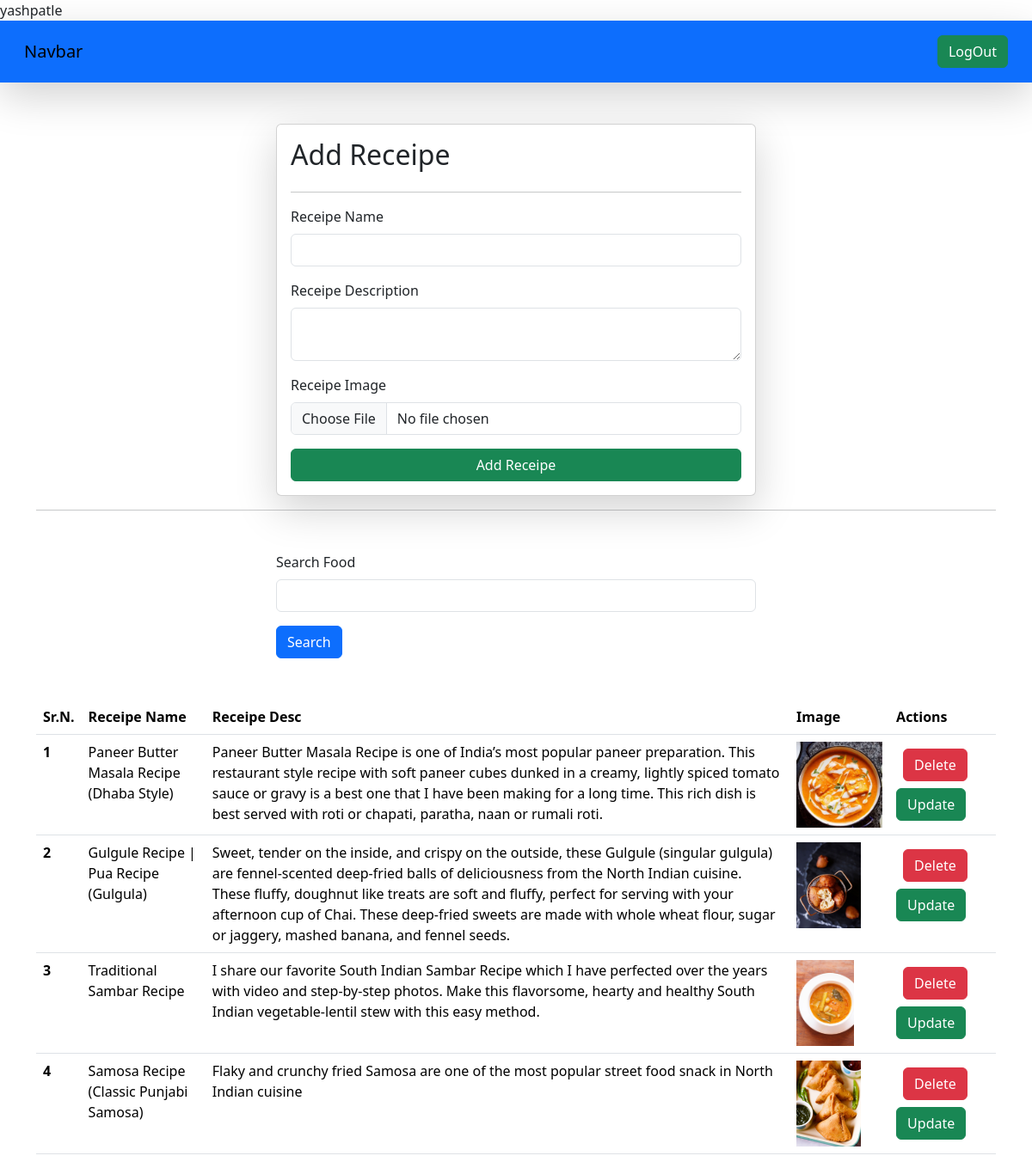
/receipes/ (signed in), run on the app's committed database.
### vege/models.py (models this page shows)
class Receipe(models.Model):
    user=models.ForeignKey(User, on_delete=models.SET_NULL, null=True , blank=True)
    receipe_name=models.CharField(max_length=100)
    receipe_description=models.TextField()
    receipe_image=models.ImageField(upload_to='receipe')

### vege/views.py (the view, shortened to what this page needs)
# urls.py: path('receipes/', receipes,name='receipes'),
@login_required(login_url='/login/')
def receipes(request):
    queryset =Receipe.objects.all()
    if request.GET.get('search'):
        queryset=queryset.filter(receipe_name__icontains=request.GET.get('search'))
    context={'receipes': queryset}
    return render(request,'receipes.html',context)

### vege/templates/receipes.html (shortened to what this page needs)
<!DOCTYPE html>
<html lang="en">
<head>
    <link href="https://cdn.jsdelivr.net/npm/bootstrap@5.3.2/dist/css/bootstrap.min.css" rel="stylesheet">
</head>
<body>
  {{ request.user }}
  <nav class="navbar p-3 dark  bg-primary shadow-lg">
    <div class="container-fluid">
      <a class="navbar-brand">Navbar</a>
      <form class="d-flex" role="search">
        {% if request.user.is_authenticated %}
        <a href="/logout/" class="btn btn-success" type="submit">LogOut</a>
       {% else %}
       <a href="/login/" class="btn btn-success" type="submit">login</a>
       {% endif %}
    </form>
    </div>
  </nav>
    <div class="container mt-5">
      <form class="col-6 mx-auto card p-3 shadow-lg " method="post" enctype="multipart/form-data">
        <h2>Add Receipe </h2>
        <hr>
        <div class="mb-3">
          <label for="exampleInputEmail1" class="form-label">Receipe Name</label>
          <input type="text" name='receipe_name' required  class="form-control" >
        </div>
        <div class="mb-3">
          <label for="exampleInputPassword1" class="form-label">Receipe Description</label>
          <Textarea name='receipe_description' required   class="form-control"></Textarea>
        </div>
        <div class="mb-3">
            <label for="exampleInputEmail1" class="form-label">Receipe Image</label>
            <input type="file" name='receipe_image' class="form-control" >
          </div>
        <button type="submit" class="btn btn-success">Add Receipe</button>
      </form>
      <hr>
      <div class="mt-5">
        <div class="mx-auto col-6">
          <form >
            <div class="mb-3">
              <label for="exampleInputEmail1" class="form-label">Search Food</label>
              <input type="text" name='search'    class="form-control" >
            </div>
            <button type="submit" class="btn btn-primary">Search</button>
          </form>
        </div>
      </div>
      <table class="table mt-5">
        <thead>
          <tr>
            <th scope="col">Sr.N.</th>
            <th scope="col">Receipe Name</th>
            <th scope="col">Receipe Desc</th>
            <th scope="col">Image</th>
            <th scope="col">Actions</th>
          </tr>
        </thead>
        <tbody>
          {% for receipe in receipes %}
          <tr>
            <th scope="row">{{forloop.counter}}</th>
            <td>{{receipe.receipe_name}}</td>
            <td>{{receipe.receipe_description}}</td>
            <td><img src="/media/{{receipe.receipe_image}}" style="height: 100px;"></td>
          <td>
            <a href="/delete_receipe/{{receipe.id}}" class="btn btn-danger m-2">Delete</a>
            <a href="/update_receipe/{{receipe.id}}" class="btn btn-success">Update</a>
          </td>
          </tr>
          {% endfor %}
        </tbody>
      </table>
    </div>
</body>
</html>

### data on the page
Receipe: receipe_name "Paneer Butter Masala Recipe (Dhaba Style)", receipe_description "Paneer Butter Masala Recipe is one of India’s most popular paneer preparation. This restaurant style recipe with soft paneer cubes dunked in a creamy, lightly spiced tomato sauce or gravy is a best one that I have been making for a long time. This rich dish is best served with roti or chapati, paratha, naan or rumali roti.", receipe_image (picture)
Receipe: receipe_name "Gulgule Recipe | Pua Recipe (Gulgula)", receipe_description "Sweet, tender on the inside, and crispy on the outside, these Gulgule (singular gulgula) are fennel-scented deep-fried balls of deliciousness from the North Indian cuisine. These fluffy, doughnut like treats are soft and fluffy, perfect for serving with your afternoon cup of Chai. These deep-fried sweets are made with whole wheat flour, sugar or jaggery, mashed banana, and fennel seeds.", receipe_image (picture)
Receipe: receipe_name "Traditional Sambar Recipe", receipe_description "I share our favorite South Indian Sambar Recipe which I have perfected over the years with video and step-by-step photos. Make this flavorsome, hearty and healthy South Indian vegetable-lentil stew with this easy method.", receipe_image (picture)
Receipe: receipe_name "Samosa Recipe (Classic Punjabi Samosa)", receipe_description "Flaky and crunchy fried Samosa are one of the most popular street food snack in North Indian cuisine", receipe_image (picture)

### other printed values
{{ request.user }} "yashpatle"
